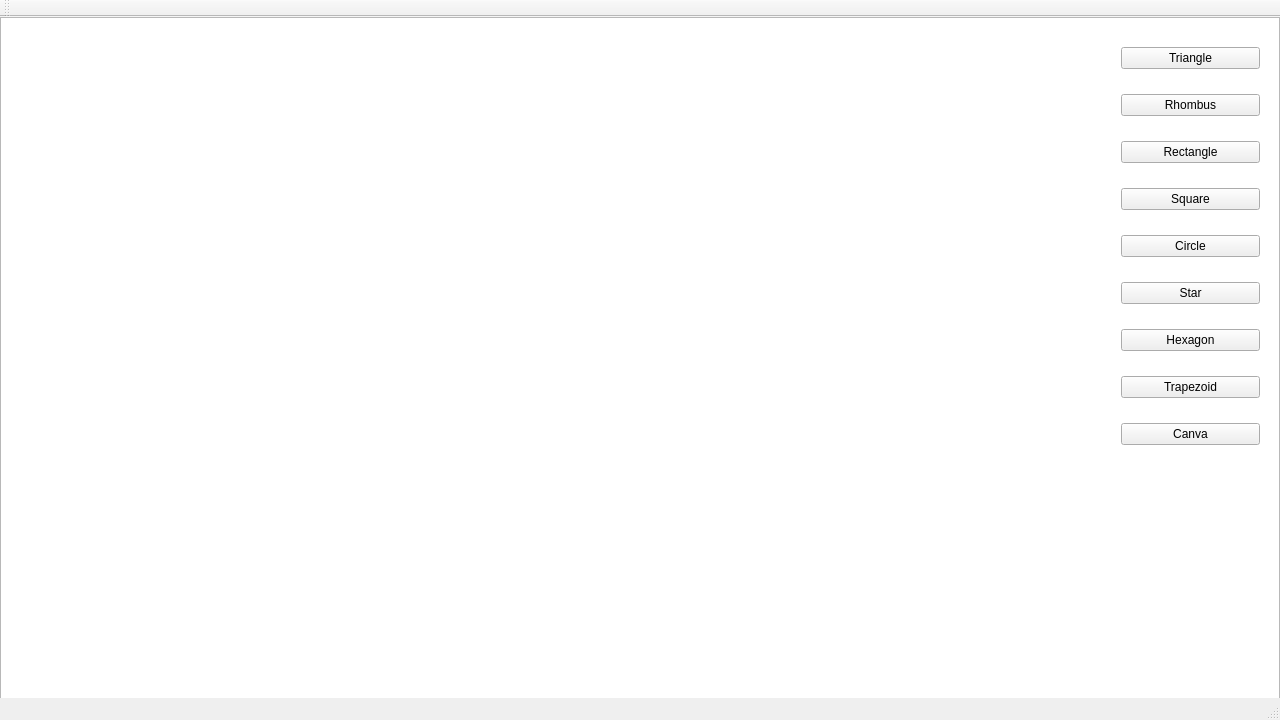
<?xml version="1.0" encoding="UTF-8"?>
<ui version="4.0">
 <class>mainwindowClass</class>
 <widget class="QMainWindow" name="mainwindowClass">
  <property name="geometry">
   <rect>
    <x>0</x>
    <y>0</y>
    <width>1280</width>
    <height>720</height>
   </rect>
  </property>
  <property name="windowTitle">
   <string>mainwindow</string>
  </property>
  <widget class="QWidget" name="centralWidget">
   <widget class="QWidget" name="verticalLayoutWidget">
    <property name="geometry">
     <rect>
      <x>1110</x>
      <y>0</y>
      <width>161</width>
      <height>461</height>
     </rect>
    </property>
    <layout class="QVBoxLayout" name="verticalLayout_2">
     <item>
      <widget class="QPushButton" name="pushButtonTriangle_2">
       <property name="text">
        <string>Triangle</string>
       </property>
      </widget>
     </item>
     <item>
      <widget class="QPushButton" name="pushButtonRhombus_2">
       <property name="text">
        <string>Rhombus</string>
       </property>
      </widget>
     </item>
     <item>
      <widget class="QPushButton" name="pushButtonRectangle_2">
       <property name="text">
        <string>Rectangle</string>
       </property>
      </widget>
     </item>
     <item>
      <widget class="QPushButton" name="pushButtonSquare_2">
       <property name="text">
        <string>Square</string>
       </property>
      </widget>
     </item>
     <item>
      <widget class="QPushButton" name="pushButtonCircle_2">
       <property name="text">
        <string>Circle</string>
       </property>
      </widget>
     </item>
     <item>
      <widget class="QPushButton" name="pushButtonStar_2">
       <property name="text">
        <string>Star</string>
       </property>
      </widget>
     </item>
     <item>
      <widget class="QPushButton" name="pushButtonHexagon_2">
       <property name="text">
        <string>Hexagon</string>
       </property>
      </widget>
     </item>
     <item>
      <widget class="QPushButton" name="pushButtonTrapezoid_2">
       <property name="text">
        <string>Trapezoid</string>
       </property>
      </widget>
     </item>
     <item>
      <widget class="QPushButton" name="pushButton">
       <property name="text">
        <string>Canva</string>
       </property>
      </widget>
     </item>
    </layout>
   </widget>
   <widget class="QGraphicsView" name="graphicsView">
    <property name="geometry">
     <rect>
      <x>0</x>
      <y>0</y>
      <width>1280</width>
      <height>691</height>
     </rect>
    </property>
   </widget>
   <widget class="QLabel" name="label">
    <property name="geometry">
     <rect>
      <x>860</x>
      <y>550</y>
      <width>401</width>
      <height>101</height>
     </rect>
    </property>
    <property name="font">
     <font>
      <pointsize>10</pointsize>
     </font>
    </property>
    <property name="text">
     <string/>
    </property>
   </widget>
   <zorder>graphicsView</zorder>
   <zorder>verticalLayoutWidget</zorder>
   <zorder>label</zorder>
  </widget>
  <widget class="QMenuBar" name="menuBar">
   <property name="geometry">
    <rect>
     <x>0</x>
     <y>0</y>
     <width>1280</width>
     <height>22</height>
    </rect>
   </property>
  </widget>
  <widget class="QToolBar" name="mainToolBar">
   <attribute name="toolBarArea">
    <enum>TopToolBarArea</enum>
   </attribute>
   <attribute name="toolBarBreak">
    <bool>false</bool>
   </attribute>
  </widget>
  <widget class="QStatusBar" name="statusBar"/>
 </widget>
 <layoutdefault spacing="6" margin="11"/>
 <resources>
  <include location="mainwindow.qrc"/>
 </resources>
 <connections/>
</ui>
